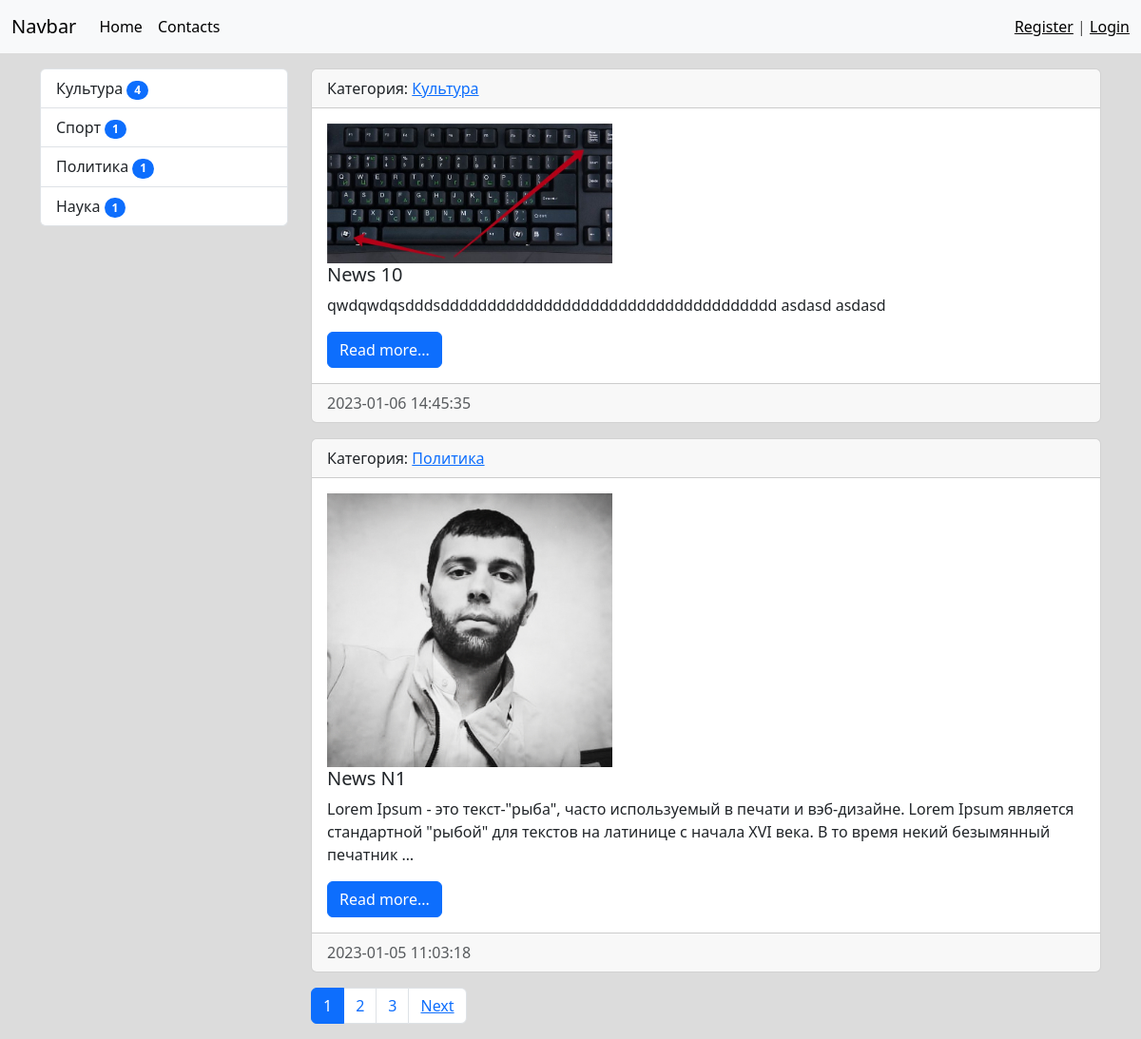
The page / on the database its author committed.
### news/models.py (models this page shows, shortened)
class Category(models.Model):
    title = models.CharField(
        max_length=150, verbose_name='Наименование категории', db_index=True)
    def get_absolute_url(self):
        return reverse("category", kwargs={"category_id": self.pk})
    def __str__(self) -> str:
        return self.title
    class Meta:
        verbose_name = "Категория"
        verbose_name_plural = "Категории"
        ordering = ['-title']

class News(models.Model):
    title = models.CharField(
        max_length=150, verbose_name='Наименование')
    content = models.TextField(blank=True, verbose_name='Контент')
    created_at = models.DateTimeField(
        auto_now_add=True, verbose_name='Создан')
    updated_at = models.DateTimeField(
        auto_now=True, verbose_name='Обновлено')
    photo = models.ImageField(
        upload_to='photos/%Y/%m/%d/', verbose_name='Фото', default='ava.jpg')
    is_published = models.BooleanField(
        default=True, verbose_name='Опубликовано')
    category = models.ForeignKey(
        'Category', on_delete=models.PROTECT,
        verbose_name='Категория', related_name='get_news')
    views = models.IntegerField(default=0)
    def get_absolute_url(self):
        return reverse("view_news", kwargs={"pk": self.pk})
    class Meta:
        verbose_name = "Новость"
        verbose_name_plural = "Новости"
        ordering = ['-created_at']

### news/views.py (the view)
# urls.py: path('', cache_page(60)(views.HomeNews.as_view()), name='home'),
class HomeNews(MyMixin, ListView):
    model = News
    template_name = 'news/home_news_list.html'
    context_object_name = 'news'
    mixin_prop = 'hello world'
    paginate_by = 2
    def get_context_data(self, **kwargs):
        context = super().get_context_data(**kwargs)
        context['title'] = self.get_upper("Главная страница")
        context['mixin_prop'] = self.get_prop()
        return context
    def get_queryset(self):
        return News.objects.filter(is_published=True).select_related('category')

### news/templatetags/news_tags.py (called while the page is built)
@register.inclusion_tag('news/list_categories.html')
def show_categories(arg1='Hello ', arg2='world'):
    categories = cache.get('categories')
    if not categories:
        categories = Category.objects.annotate(
            cnt=Count('get_news', filter=F('get_news__is_published'))).filter(cnt__gt=0)
        cache.set('categories', categories, 30)
    return {"categories": categories, 'arg1': arg1, 'arg2': arg2}

### news/utils.py (called while the page is built)
    def get_prop(self):
        return self.mixin_prop.upper()

    def get_upper(self, s):
        if isinstance(s, str):
            return s.upper()
        else:
            return s.title.upper()

### news/templates/news/home_news_list.html (shortened to what this page needs)
{% extends 'base.html' %}
{% block sidebar %}
{% include 'inc/_sidebar.html' %}
{% endblock sidebar %}
{% block content %}
    {% for item in news %}
    <div class="card mb-3">
      <div class="card-header">Категория: <a href="{{ item.category.get_absolute_url }}">{{ item.category }}</a></div>
      <div class="card-body">
        <div class="media">
          <img src="{{ item.photo.url }}" alt="nop" width="300px" />
          <div class="media-body">
            <h5 class="card-title">{{ item.title }}</h5>
            <p class="card-text">{{ item.content|truncatewords:30 }}</p>
            <a href="{{ item.get_absolute_url }}" class="btn btn-primary">Read more...</a>
          </div>
        </div>
      </div>
      <div class="card-footer text-muted">
        {{ item.created_at|date:"Y-m-d H:i:s" }}
      </div>
    </div>
    {% endfor %}
{% endblock content %}

### news/templates/news/list_categories.html
<div class="list-group">
    {% for category in categories %}
    <a
      href="{{ category.get_absolute_url }}"
      {% comment %}href="{% url 'category' category.pk %}"{% endcomment %}
      class="list-group-item list-group-item-action"
      aria-current="true"
    >
      {{ category.title }} <span class="badge bg-primary rounded-pill">{{ category.cnt }}</span>
    </a>
    {% endfor %}
  </div>

### mysite/static/css/style.css (style rules this page uses)
body { background-color: gainsboro; }

### rows shown on the page
Category: title "Культура", cnt "4"
Category: title "Спорт", cnt "1"
Category: title "Политика", cnt "1"
Category: title "Наука", cnt "1"
News: category "Культура", photo (picture), title "News 10", content "qwdqwdqsdddsdddddddddddddddddddddddddddddddddddd asdasd asdasd", created_at "2023-01-06 14:45:35"
News: category "Политика", photo (picture), title "News N1", content "Lorem Ipsum - это текст-\"рыба\", часто используемый в печати и вэб-дизайне. Lorem Ipsum является стандартной \"рыбой\" для текстов на латинице с начала XVI века. В то время некий безымянный печатник …", created_at "2023-01-05 11:03:18"

### other values the page prints
{{ p }} "1"
{{ p }} "2" "3"
